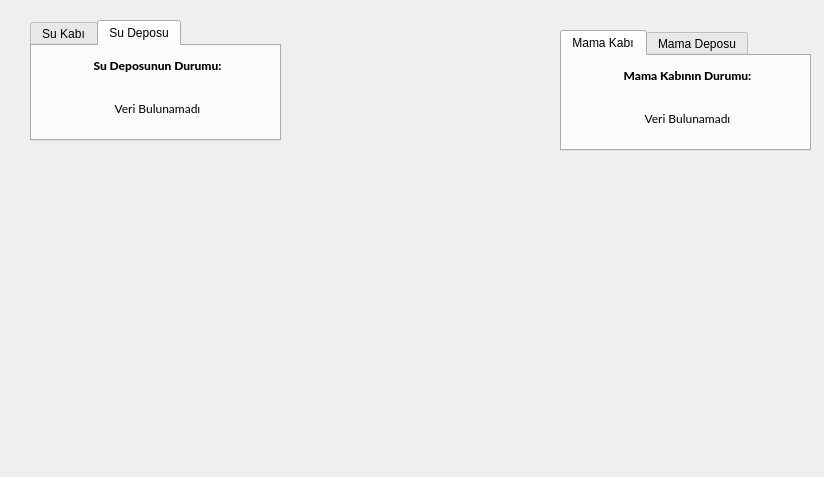
<?xml version="1.0" encoding="UTF-8"?>
<ui version="4.0">
 <class>MainWindow</class>
 <widget class="QMainWindow" name="MainWindow">
  <property name="geometry">
   <rect>
    <x>0</x>
    <y>0</y>
    <width>824</width>
    <height>477</height>
   </rect>
  </property>
  <property name="windowTitle">
   <string>MainWindow</string>
  </property>
  <widget class="QWidget" name="centralwidget">
   <widget class="QTabWidget" name="Mama_Sekmesi">
    <property name="geometry">
     <rect>
      <x>560</x>
      <y>30</y>
      <width>251</width>
      <height>121</height>
     </rect>
    </property>
    <property name="cursor">
     <cursorShape>PointingHandCursor</cursorShape>
    </property>
    <property name="currentIndex">
     <number>0</number>
    </property>
    <property name="iconSize">
     <size>
      <width>16</width>
      <height>16</height>
     </size>
    </property>
    <widget class="QWidget" name="Mama_Kabi_Sekme">
     <attribute name="title">
      <string>Mama Kabı</string>
     </attribute>
     <widget class="QWidget" name="verticalLayoutWidget">
      <property name="geometry">
       <rect>
        <x>0</x>
        <y>0</y>
        <width>251</width>
        <height>81</height>
       </rect>
      </property>
      <layout class="QVBoxLayout" name="verticalLayout">
       <item>
        <widget class="QLabel" name="Mamakap_label">
         <property name="font">
          <font>
           <family>Lato Heavy</family>
           <weight>75</weight>
           <bold>true</bold>
          </font>
         </property>
         <property name="text">
          <string>Mama Kabının Durumu:</string>
         </property>
         <property name="alignment">
          <set>Qt::AlignCenter</set>
         </property>
        </widget>
       </item>
       <item>
        <widget class="QLabel" name="mamakap_data">
         <property name="font">
          <font>
           <family>Lato</family>
           <weight>50</weight>
           <italic>false</italic>
           <bold>false</bold>
          </font>
         </property>
         <property name="text">
          <string>Veri Bulunamadı</string>
         </property>
         <property name="alignment">
          <set>Qt::AlignCenter</set>
         </property>
        </widget>
       </item>
      </layout>
     </widget>
    </widget>
    <widget class="QWidget" name="Mama_Depo_Sekme">
     <attribute name="title">
      <string>Mama Deposu</string>
     </attribute>
     <widget class="QWidget" name="verticalLayoutWidget_2">
      <property name="geometry">
       <rect>
        <x>0</x>
        <y>0</y>
        <width>251</width>
        <height>81</height>
       </rect>
      </property>
      <layout class="QVBoxLayout" name="verticalLayout_2">
       <item>
        <widget class="QLabel" name="mamadepo_label">
         <property name="font">
          <font>
           <family>Lato Heavy</family>
           <weight>75</weight>
           <italic>false</italic>
           <bold>true</bold>
           <strikeout>false</strikeout>
          </font>
         </property>
         <property name="text">
          <string>Mama Deposunun Durumu:</string>
         </property>
         <property name="alignment">
          <set>Qt::AlignCenter</set>
         </property>
        </widget>
       </item>
       <item>
        <widget class="QLabel" name="mamadepo_data">
         <property name="font">
          <font>
           <family>Lato</family>
          </font>
         </property>
         <property name="text">
          <string>Veri Bulunamadı</string>
         </property>
         <property name="alignment">
          <set>Qt::AlignCenter</set>
         </property>
        </widget>
       </item>
      </layout>
     </widget>
    </widget>
   </widget>
   <widget class="QTabWidget" name="Su_Sekmesi">
    <property name="geometry">
     <rect>
      <x>30</x>
      <y>20</y>
      <width>251</width>
      <height>121</height>
     </rect>
    </property>
    <property name="cursor">
     <cursorShape>PointingHandCursor</cursorShape>
    </property>
    <property name="currentIndex">
     <number>1</number>
    </property>
    <property name="iconSize">
     <size>
      <width>16</width>
      <height>16</height>
     </size>
    </property>
    <widget class="QWidget" name="Su_Kabi_Sekme">
     <attribute name="title">
      <string>Su Kabı</string>
     </attribute>
     <widget class="QWidget" name="verticalLayoutWidget_5">
      <property name="geometry">
       <rect>
        <x>0</x>
        <y>0</y>
        <width>251</width>
        <height>81</height>
       </rect>
      </property>
      <layout class="QVBoxLayout" name="verticalLayout_5">
       <item>
        <widget class="QLabel" name="sukap_label">
         <property name="font">
          <font>
           <family>Lato Heavy</family>
           <weight>75</weight>
           <bold>true</bold>
          </font>
         </property>
         <property name="text">
          <string>Su Kabının Durumu:</string>
         </property>
         <property name="alignment">
          <set>Qt::AlignCenter</set>
         </property>
        </widget>
       </item>
       <item>
        <widget class="QLabel" name="sukap_data">
         <property name="font">
          <font>
           <family>Lato</family>
           <weight>50</weight>
           <italic>false</italic>
           <bold>false</bold>
          </font>
         </property>
         <property name="accessibleName">
          <string/>
         </property>
         <property name="text">
          <string>Veri Bulunamadı</string>
         </property>
         <property name="alignment">
          <set>Qt::AlignCenter</set>
         </property>
        </widget>
       </item>
      </layout>
     </widget>
    </widget>
    <widget class="QWidget" name="Su_Deposu_Sekme">
     <attribute name="title">
      <string>Su Deposu</string>
     </attribute>
     <widget class="QWidget" name="verticalLayoutWidget_6">
      <property name="geometry">
       <rect>
        <x>0</x>
        <y>0</y>
        <width>251</width>
        <height>81</height>
       </rect>
      </property>
      <layout class="QVBoxLayout" name="verticalLayout_6">
       <item>
        <widget class="QLabel" name="sudepo_label">
         <property name="font">
          <font>
           <family>Lato Heavy</family>
           <weight>75</weight>
           <italic>false</italic>
           <bold>true</bold>
           <strikeout>false</strikeout>
          </font>
         </property>
         <property name="text">
          <string>Su Deposunun Durumu:</string>
         </property>
         <property name="alignment">
          <set>Qt::AlignCenter</set>
         </property>
        </widget>
       </item>
       <item>
        <widget class="QLabel" name="sudepo_data">
         <property name="font">
          <font>
           <family>Lato</family>
          </font>
         </property>
         <property name="text">
          <string>Veri Bulunamadı</string>
         </property>
         <property name="alignment">
          <set>Qt::AlignCenter</set>
         </property>
        </widget>
       </item>
      </layout>
     </widget>
    </widget>
   </widget>
  </widget>
 </widget>
 <resources/>
 <connections/>
</ui>
